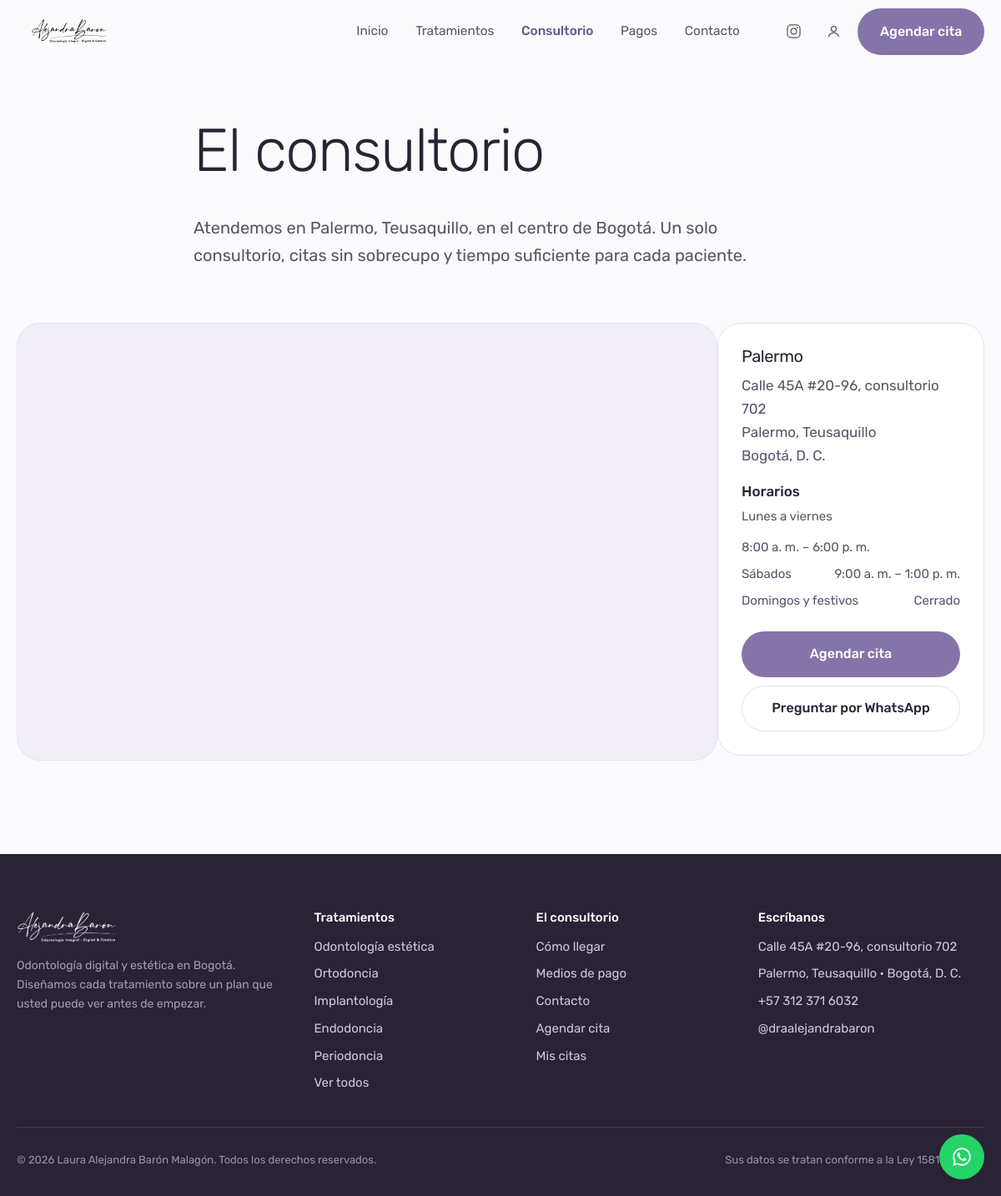
The app's page /sede.php with its own data.
### tables this page shows
CREATE TABLE `sedes` (
  `id`        INT UNSIGNED NOT NULL AUTO_INCREMENT,
  `nombre`    VARCHAR(80)  NOT NULL,
  `direccion` VARCHAR(160) NOT NULL,
  `barrio`    VARCHAR(80)  DEFAULT NULL,
  `ciudad`    VARCHAR(80)  NOT NULL DEFAULT 'Bogotá, D. C.',
  `telefono`  VARCHAR(25)  DEFAULT NULL,
  `mapa_embed` TEXT        DEFAULT NULL,
  `activo`    TINYINT(1)   NOT NULL DEFAULT 1,
  PRIMARY KEY (`id`)
);

CREATE TABLE `tratamientos` (
  `id`            INT UNSIGNED NOT NULL AUTO_INCREMENT,
  `slug`          VARCHAR(60)  NOT NULL,
  `nombre`        VARCHAR(90)  NOT NULL,
  `resumen`       VARCHAR(220) NOT NULL,
  `descripcion`   TEXT         NOT NULL,
  `incluye`       TEXT         DEFAULT NULL COMMENT 'Un ítem por línea',
  `imagen`        VARCHAR(160) DEFAULT NULL,
  `duracion_min`  SMALLINT UNSIGNED NOT NULL DEFAULT 45,
  `precio_desde`  DECIMAL(12,2) DEFAULT NULL,
  `destacado`     TINYINT(1)   NOT NULL DEFAULT 0,
  `activo`        TINYINT(1)   NOT NULL DEFAULT 1,
  `orden`         TINYINT UNSIGNED NOT NULL DEFAULT 0,
  PRIMARY KEY (`id`),
  UNIQUE KEY `uq_tratamientos_slug` (`slug`)
);

### includes/db.php (called while the page is built, shortened)
<?php
function db(): PDO
{
    static $pdo = null;
    if ($pdo instanceof PDO) {
        return $pdo;
    }
    $opciones = [
        PDO::ATTR_ERRMODE            => PDO::ERRMODE_EXCEPTION,
        PDO::ATTR_DEFAULT_FETCH_MODE => PDO::FETCH_ASSOC,
        PDO::ATTR_EMULATE_PREPARES   => false,
    ];
    try {
        if (DB_DRIVER === 'sqlite') {
            $dir = dirname(DB_SQLITE_PATH);
            if (!is_dir($dir)) {
                mkdir($dir, 0775, true);
            }
            $pdo = new PDO('sqlite:' . DB_SQLITE_PATH, null, null, $opciones);
            $pdo->exec('PRAGMA foreign_keys = ON');
        } else {
            $dsn = sprintf('mysql:host=%s;dbname=%s;charset=%s', DB_HOST, DB_NAME, DB_CHARSET);
            $pdo = new PDO($dsn, DB_USER, DB_PASS, $opciones);
        }
    } catch (PDOException $e) {
        if (APP_DEBUG) {
            throw $e;
        }
        http_response_code(503);
        exit('No pudimos conectar con la base de datos. Intente de nuevo en unos minutos.');
    }
    return $pdo;
}
function q(string $sql, array $params = []): PDOStatement
{
    $st = db()->prepare($sql);
    $st->execute($params);
    return $st;
}
function fila(string $sql, array $params = []): ?array
{
    $r = q($sql, $params)->fetch();
    return $r === false ? null : $r;
}
function filas(string $sql, array $params = []): array
{
    return q($sql, $params)->fetchAll();
}

### includes/functions.php (called while the page is built, shortened)
<?php
require_once __DIR__ . '/db.php';
function e(?string $texto): string
{
    return htmlspecialchars((string) $texto, ENT_QUOTES | ENT_SUBSTITUTE, 'UTF-8');
}
function base_url(string $ruta = ''): string
{
    $base = SITIO_URL !== '' ? SITIO_URL : '';
    if ($base === '') {
        $dir = str_replace('\\', '/', dirname($_SERVER['SCRIPT_NAME'] ?? '/'));
        $base = rtrim($dir, '/');
    }
    return $base . '/' . ltrim($ruta, '/');
}
function whatsapp_url(string $mensaje = ''): string
{
    $m = $mensaje !== '' ? '?text=' . rawurlencode($mensaje) : '';
    return 'https://wa.me/' . CONTACTO_WHATSAPP . $m;
}
function instagram_url(): string
{
    return 'https://www.instagram.com/' . CONTACTO_INSTAGRAM . '/';
}
function tratamientos_activos(): array
{
    static $cache = null;
    return $cache ??= filas('SELECT * FROM tratamientos WHERE activo = 1 ORDER BY orden, nombre');
}
function sede_principal(): ?array
{
    return fila('SELECT * FROM sedes WHERE activo = 1 ORDER BY id LIMIT 1');
}

### sede.php (the view, shortened to what this page needs)
<?php
$sede = sede_principal();
require __DIR__ . '/includes/header.php';
?>
<section class="seccion seccion--ras">
  <div class="envoltura" style="max-width:46rem">
    <h1 style="font-size:clamp(2.25rem,1.8rem+2vw,3.25rem)">El consultorio</h1>
    <p class="entrada">
      Atendemos en <?= e($sede['barrio'] ?? 'Palermo') ?>, en el centro de Bogotá.
      Un solo consultorio, citas sin sobrecupo y tiempo suficiente para cada paciente.
    </p>
  </div>
</section>
<section class="seccion" style="padding-top:0">
  <div class="envoltura">
    <div style="display:grid;grid-template-columns:minmax(0,1fr) minmax(0,20rem);gap:clamp(2rem,1rem+3vw,3.5rem);align-items:start">
      <div style="border-radius:var(--radio-l);overflow:hidden;border:1px solid var(--linea);aspect-ratio:16/10;background:var(--lavanda)">
        <?php if (!empty($sede['mapa_embed'])): ?>
          <iframe src="<?= e($sede['mapa_embed']) ?>" width="100%" height="100%" style="border:0;display:block"
                  allowfullscreen loading="lazy"
                  title="Mapa del consultorio"></iframe>
        <?php endif; ?>
      </div>
      <aside class="tarjeta" style="padding:1.75rem">
        <h3 style="font-size:1.25rem"><?= e($sede['nombre']) ?></h3>
        <p class="plomo" style="margin-bottom:1.25rem">
          <?= e($sede['direccion']) ?><br>
          <?= e($sede['barrio']) ?><br>
          <?= e($sede['ciudad']) ?>
        </p>
        <h4>Horarios</h4>
        <ul style="list-style:none;margin:0 0 1.5rem;padding:0;display:grid;gap:.45rem;font-size:.9375rem" class="plomo">
          <li class="fila fila--entre"><span>Lunes a viernes</span><span>8:00 a. m. – 6:00 p. m.</span></li>
          <li class="fila fila--entre"><span>Sábados</span><span>9:00 a. m. – 1:00 p. m.</span></li>
          <li class="fila fila--entre"><span>Domingos y festivos</span><span>Cerrado</span></li>
        </ul>
        <a class="boton boton--ancho" href="<?= base_url('agendar.php') ?>">Agendar cita</a>
        <a class="boton boton--contorno boton--ancho" style="margin-top:.6rem"
           href="<?= e(whatsapp_url('Hola, quiero saber cómo llegar al consultorio.')) ?>"
           target="_blank" rel="noopener">Preguntar por WhatsApp</a>
      </aside>
    </div>
  </div>
</section>
<?php require __DIR__ . '/includes/footer.php'; ?>

### includes/footer.php (shortened to what this page needs)
</main>
<?php $sede = sede_principal(); ?>
<footer class="pie">
  <div class="envoltura">
    <div class="pie__caja">
      <div>
        <img class="logo" src="<?= base_url('assets/img/marca/logo-blanco.png') ?>" alt="<?= e(SITIO_NOMBRE) ?>">
        <p class="menudo" style="max-width:22rem;color:#A49CB3">
          Odontología digital y estética en Bogotá. Diseñamos cada tratamiento
          sobre un plan que usted puede ver antes de empezar.
        </p>
      </div>
      <div>
        <h4>Tratamientos</h4>
        <ul>
          <?php foreach (array_slice(tratamientos_activos(), 0, 5) as $t): ?>
            <li><a href="<?= base_url('tratamiento.php?t=' . urlencode($t['slug'])) ?>"><?= e($t['nombre']) ?></a></li>
          <?php endforeach; ?>
          <li><a href="<?= base_url('tratamientos.php') ?>">Ver todos</a></li>
        </ul>
      </div>
      <div>
        <h4>El consultorio</h4>
        <ul>
          <li><a href="<?= base_url('sede.php') ?>">Cómo llegar</a></li>
          <li><a href="<?= base_url('pagos.php') ?>">Medios de pago</a></li>
          <li><a href="<?= base_url('contacto.php') ?>">Contacto</a></li>
          <li><a href="<?= base_url('agendar.php') ?>">Agendar cita</a></li>
          <li><a href="<?= base_url('ingresar.php') ?>">Mis citas</a></li>
        </ul>
      </div>
      <div>
        <h4>Escríbanos</h4>
        <ul>
          <?php if ($sede): ?>
            <li><?= e($sede['direccion']) ?></li>
            <li><?= e($sede['barrio'] . ' · ' . $sede['ciudad']) ?></li>
          <?php endif; ?>
          <li><a href="<?= e(whatsapp_url('Hola, quiero agendar una cita.')) ?>" target="_blank" rel="noopener"><?= e(CONTACTO_TELEFONO) ?></a></li>
          <li><a href="<?= e(instagram_url()) ?>" target="_blank" rel="noopener">@<?= e(CONTACTO_INSTAGRAM) ?></a></li>
        </ul>
      </div>
    </div>
    <div class="pie__base">
      <span>© <?= date('Y') ?> Laura Alejandra Barón Malagón. Todos los derechos reservados.</span>
      <span>Sus datos se tratan conforme a la Ley 1581 de 2012.</span>
    </div>
  </div>
</footer>
<a class="flotante" href="<?= e(whatsapp_url('Hola, quiero agendar una cita.')) ?>"
   target="_blank" rel="noopener" aria-label="Escribir por WhatsApp">
</a>
</body>
</html>

### assets/css/app.css (style rules this page uses)
:root { --tinta: #2A2235; --tinta-media: #5B5368; --tinta-suave: #8C8599; --lila: #8574A8; --lila-hondo: #65558A; --lila-claro: #A892D7; --lavanda: #F2EEF8; --lavanda-hondo:#E4DBF2; --hueso: #FBFAFC; --blanco: #FFFFFF; --linea: #E7E1F0; --exito: #3F7D5B; --alerta: #B4603B; --error: #A8414F; --arco: 14rem 14rem 0 0; --radio-s: .5rem; --radio-m: 1rem; --radio-l: 1.75rem; --radio-pill: 999px; --sombra-suave: 0 1px 2px rgba(42,34,53,.04), 0 8px 24px -12px rgba(42,34,53,.12); --sombra-alta: 0 2px 4px rgba(42,34,53,.05), 0 24px 48px -24px rgba(42,34,53,.22); --ancho: 76rem; --ancho-texto: 38rem; --paso: cubic-bezier(.22,.61,.36,1); }
*, *::before, *::after { box-sizing: border-box; }
html { -webkit-text-size-adjust: 100%; scroll-behavior: smooth; }
body { margin: 0; background: var(--hueso); color: var(--tinta); font-family: 'Rubik', system-ui, -apple-system, 'Segoe UI', sans-serif; font-size: 1.0625rem; line-height: 1.65; font-weight: 400; -webkit-font-smoothing: antialiased; }
img, svg, video { max-width: 100%; display: block; }
a { color: inherit; }
h1, h2, h3, h4 { margin: 0 0 .5em; font-weight: 300; line-height: 1.1; letter-spacing: -.022em; }
h1 { font-size: clamp(2.5rem, 1.6rem + 3.9vw, 4.75rem); }
h3 { font-size: clamp(1.3rem, 1.15rem + .7vw, 1.65rem); font-weight: 400; }
h4 { font-size: 1.0625rem; font-weight: 500; letter-spacing: 0; }
p { margin: 0 0 1.1em; }
p:last-child { margin-bottom: 0; }
.plomo { color: var(--tinta-media); }
.entrada { font-size: clamp(1.0625rem, 1rem + .35vw, 1.25rem); color: var(--tinta-media); }
.menudo { font-size: .875rem; }
.envoltura { width: min(100% - 2.5rem, var(--ancho)); margin-inline: auto; }
.seccion { padding-block: clamp(4rem, 2.5rem + 6vw, 7.5rem); }
.seccion--ras { padding-block: clamp(2.5rem, 2rem + 3vw, 4rem); }
.boton { --fondo: var(--lila); --texto: var(--blanco); --borde: transparent; display: inline-flex; align-items: center; justify-content: center; gap: .55rem; padding: .85rem 1.6rem; background: var(--fondo); color: var(--texto); border: 1px solid var(--borde); border-radius: var(--radio-pill); font-size: 1rem; font-weight: 500; text-decoration: none; cursor: pointer; transition: background .25s var(--paso), color .25s var(--paso), border-color .25s var(--paso), transform .18s var(--paso); }
.boton--contorno { --fondo: transparent; --texto: var(--tinta); --borde: var(--linea); }
.boton--ancho { width: 100%; }
::placeholder { color: var(--tinta-suave); opacity: 1; }
.tarjeta { background: var(--blanco); border: 1px solid var(--linea); border-radius: var(--radio-l); padding: clamp(1.5rem, 1rem + 2vw, 2.5rem); }
.pie { background: var(--tinta); color: #CFC9D9; padding-block: clamp(3rem, 2rem + 3vw, 4.5rem) 2rem; }
.pie a { color: #CFC9D9; text-decoration: none; }
.pie__caja { display: grid; grid-template-columns: 1.4fr 1fr 1fr 1.2fr; gap: 2.5rem; padding-bottom: 2.5rem; }
.pie img.logo { height: 2.4rem; width: auto; margin-bottom: 1rem; }
.pie h4 { color: var(--blanco); font-size: .9375rem; font-weight: 500; margin-bottom: .9rem; }
.pie ul { list-style: none; margin: 0; padding: 0; display: grid; gap: .5rem; font-size: .9375rem; }
.pie__base { display: flex; flex-wrap: wrap; gap: 1rem; justify-content: space-between; padding-top: 1.75rem; border-top: 1px solid rgba(255,255,255,.12); font-size: .8125rem; color: #9A93A8; }
.flotante { position: fixed; right: 1.25rem; bottom: 1.25rem; z-index: 40; display: inline-grid; place-items: center; width: 3.4rem; height: 3.4rem; background: #25D366; color: #fff; border-radius: 50%; box-shadow: var(--sombra-alta); text-decoration: none; transition: transform .25s var(--paso); }
.fila { display: flex; align-items: center; gap: .75rem; flex-wrap: wrap; }
.fila--entre { justify-content: space-between; }

### records on screen
sedes: barrio "Palermo, Teusaquillo", nombre "Palermo", direccion "Calle 45A #20-96, consultorio 702", ciudad "Bogotá, D. C.", barrio+ciudad "Palermo, Teusaquillo · Bogotá, D. C."
tratamientos: nombre "Odontología estética"
tratamientos: nombre "Ortodoncia"
tratamientos: nombre "Implantología"
tratamientos: nombre "Endodoncia"
tratamientos: nombre "Periodoncia"

### other values on screen
CONTACTO_TELEFONO "+57 312 371 6032"
CONTACTO_INSTAGRAM "draalejandrabaron"
